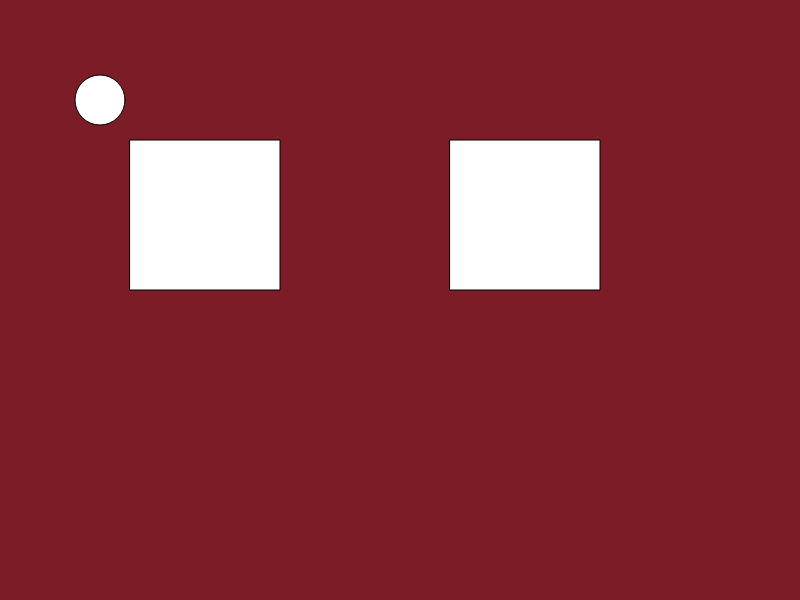
Frame 1 (no input)
Frame 60 (no input): identical to frame 1, image omitted
Frame 120 (the mouse pressed at the canvas centre since frame 60): identical to frame 1, image omitted

The p5.js sketch that drew this single still picture (run headless with seeded random() and noise() and a simulated clock; from frame 60 on, the mouse is pressed at the canvas centre):

// p5.js sketch
// ── sketch.js
var x = 100;
var y = 100;
var a = 130;
var b = 140;
var c = 450;
var d = 150;

function setup()
{
    createCanvas(800,600);
}
function draw() 
{
  background(123,28,38);
  circle(x,y,50);
  square(a,b,d);
  square(c,b,d);
}
function keyPressed() 
{
  if (key == 'd') 
  {
    x+=15;
  } 
  else if (key == 'a') 
  {
    x-=15;
  }
  else if (key == 'w') 
  {
    y+=15;
  }
  else if (key == 's') 
  {
    y-=15;
  }
}
function isHit()
{
  if(x == a || x == c)
    text('OUCH!', 10, 30);
  else if(y == b)
    text('RATS!', 10, 30);
}
function switchSides()
{
  if(x == 800)
    x = 10
  else if( y == 600)
    y = 10   
}
function mouseClicked() 
{  
  mousex = mouseX;
  mousey = mouseY;
  if (mouseX == True)
    square(500,500,75);
}
function isExit()
{
  if (x == 450 && y == 350)
    text('YOU WIN!', 10, 60);
}
